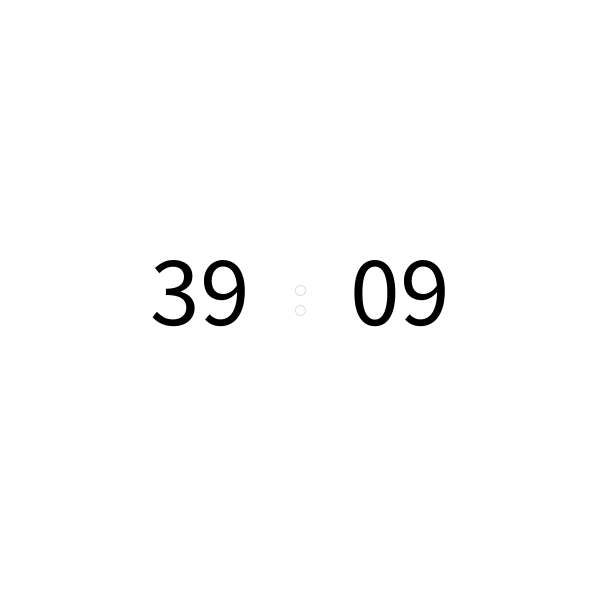
Frame 1 (no input)
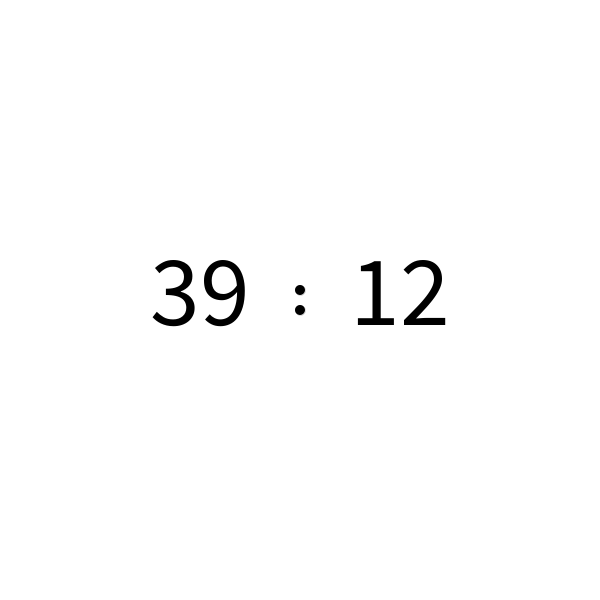
Frame 60 (the mouse pressed at the canvas centre just before this capture)
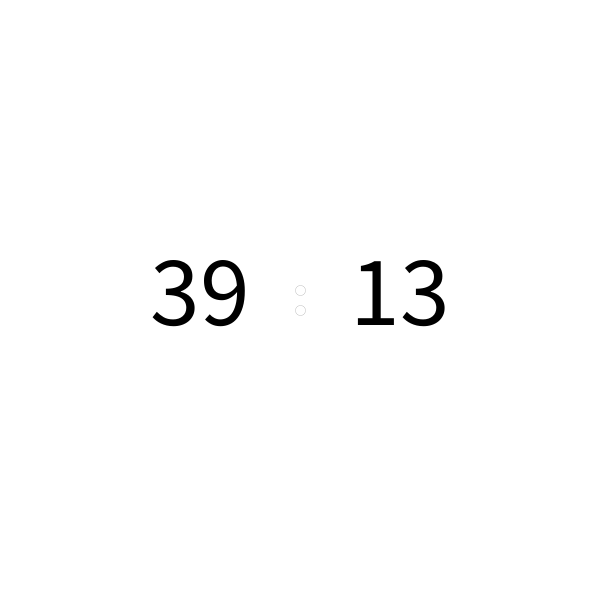
Frame 120 (the mouse held since frame 60 and released just before this capture)

The Processing sketch that drew these frames (run headless with seeded random() and noise(); from frame 60 on, the mouse is pressed at the canvas centre):

// Processing sketch: clock
// ── clock.pde
void setup(){
  size(600, 600);
  
  
}


void draw(){
  background(255, 255, 255);
  
  int minute = (int)minute();
  int second = (int)second();
  
  textSize(100);
  fill(0,0,0);
  
  String minute_str = "";
  if(minute<10){
    minute_str = "  " + String.valueOf(minute);
  }else{
     minute_str = String.valueOf(minute);
  }
  
  String second_str = "";
  if(second<10){
    second_str = '0' + String.valueOf(second);
  }else{
     second_str = String.valueOf(second);
  }
  
  text(minute_str, 150, 325);
  text(second_str, 350, 325);
  
  if(second%2 == 0){
    fill(0,0,0);
  }else{
    fill(255,255,255);
  }
  
  strokeWeight(0);
  ellipse(300, 290, 10, 10);
  ellipse(300, 310, 10, 10);
  
}
